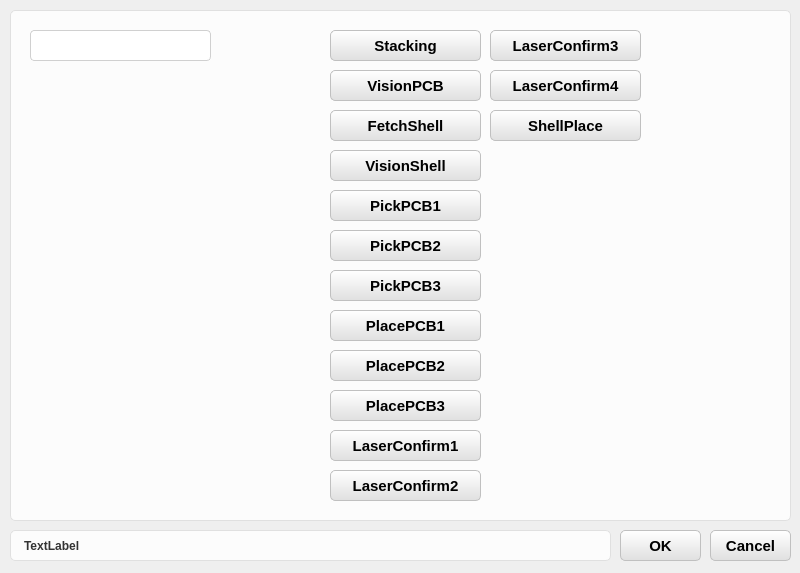
<?xml version="1.0" encoding="UTF-8"?>
<ui version="4.0">
 <class>MotionTestDialog</class>
 <widget class="QDialog" name="MotionTestDialog">
  <property name="geometry">
   <rect>
    <x>0</x>
    <y>0</y>
    <width>800</width>
    <height>573</height>
   </rect>
  </property>
  <property name="windowTitle">
   <string>Dialog</string>
  </property>
  <property name="styleSheet">
   <string notr="true">/* ================== QPushButton &amp; QToolButton 开始 ================== */

/* 按钮默认状态 */
QPushButton, QToolButton {
    border: 1px solid #c0c0c0;      
    background: qlineargradient(x1:0, y1:0, x2:0, y2:1, stop:0 #ffffff, stop:1 #e0e0e0);
    border-radius: 5px; 
    outline: none;                  
    padding: 0px;                   
}

/* 按钮鼠标悬停时 */
QPushButton:hover, QToolButton:hover {
    border: 1px solid #a0a0a0;      
    background: qlineargradient(x1:0, y1:0, x2:0, y2:1, stop:0 #ffffff, stop:1 #d0d0d0);
}

/* 按钮鼠标按下时 */
QPushButton:pressed, QToolButton:pressed {
    border: 1px solid #808080;      
    background: qlineargradient(x1:0, y1:0, x2:0, y2:1, stop:0 #d0d0d0, stop:1 #e0e0e0);
}

/* ================== QLineEdit 开始 ================== */

/* 默认状态 */
QLineEdit {
    background-color: #ffffff;
    border: 1px solid #D0D0D0;     
    border-radius: 4px;            
    padding: 2px 2px;              
    color: #222222;                
    min-height: 20px;              
}

/* 获得焦点时 */
QLineEdit:focus {
    border: 1px solid #007AFF;     
    background-color: #E8F4FF;     
}

/* 禁用状态 */
QLineEdit:disabled {
    background-color: #eef1f5;     
    color: #9aa0a6;                
    border: 1px solid #d3d8e0;     
}

/* ================== QTableWidget 开始 ================== */

QTableWidget {
    background-color: #ffffff;
    border: 1px solid #c8cdd6;
    border-radius: 5px;
    gridline-color: #eef1f5;
    selection-background-color: #eef1f5;
    color: #222222;
}

QTableWidget::item {
    padding: 2px 2px;
}

/* 表头样式（补充了右侧分割线） */
QHeaderView::section {
    background-color: #ffffff;
    border: none;
    border-bottom: 1px solid #c8cdd6;
    border-right: 1px solid #eef1f5; /* ⚠️ 新增：给表头加上右侧分割线，区分不同列 */
    padding: 2px 2px;
    color: #222222;
}

/* ================== QGroupBox 开始 ================== */

QGroupBox {
    border: 1px solid #E0E0E0; 
    border-radius: 5px; 
    background-color: #FCFCFC; 
    margin-top: 10px; /* ⚠️ 新增：给标题留出一点顶部空间 */
	font-weight: bold;
}

/* 分组框标题（补充了左右内边距） */
QGroupBox::title {
    subcontrol-origin: margin;
    subcontrol-position: top left;
    color: #333333;
    background-color: #FCFCFC; 
    padding: 0 5px; /* ⚠️ 新增：左右留出 5px 空间，让遮盖边框的效果更自然，文字不贴边 */
}

/* ================== QLabel 开始 ================== */

QLabel {
    color: #333333;           /* 与 QGroupBox::title 保持一致的深灰色 */
    font-weight: bold;        /* 保持相同的加粗效果（如果是普通文本可去掉这行） */
    background-color: #FCFCFC; /* 与分组框背景色一致 */
    border: 1px solid #E0E0E0; /* 相同的边框颜色和粗细 */
    border-radius: 5px;       /* 相同的圆角 */
    padding: 6px 10px;        /* 适当的内边距，让文字不贴边，视觉上更舒适 */
}

/* ================== QComboBox 开始 ================== */

/* 默认状态 */
QComboBox {
    background-color: #ffffff;
    border: 1px solid #D0D0D0;     
    border-radius: 4px;            
    padding: 2px 2px;              
    color: #222222;                
    min-height: 20px;
	font-weight: bold;             /* 加上这一行，文字就加粗了 */              
}

/* 获得焦点时 */
QComboBox:focus {
    border: 1px solid #007AFF;     
    background-color: #E8F4FF;     
}

/* 禁用状态 */
QComboBox:disabled {
    background-color: #eef1f5;     
    color: #9aa0a6;                
    border: 1px solid #d3d8e0;     
}

/* 右侧下拉按钮区域 */
QComboBox::drop-down {
    width: 16px;
    border-left: 1px solid #D0D0D0;
    border-top-right-radius: 4px;
    border-bottom-right-radius: 4px;
}

/* 使用自定义图片作为下拉箭头 */
QComboBox::down-arrow {
    image: url(:/MachineCore/Icon/fa_0xf107.png); /* 替换为你的资源路径 */
    width: 10px;                        /* 建议设置合适的宽高 */
    height: 10px;
}

</string>
  </property>
  <widget class="QLabel" name="label">
   <property name="geometry">
    <rect>
     <x>10</x>
     <y>530</y>
     <width>601</width>
     <height>31</height>
    </rect>
   </property>
   <property name="text">
    <string>TextLabel</string>
   </property>
  </widget>
  <widget class="QPushButton" name="pushButton_OK">
   <property name="geometry">
    <rect>
     <x>620</x>
     <y>530</y>
     <width>81</width>
     <height>31</height>
    </rect>
   </property>
   <property name="font">
    <font>
     <pointsize>11</pointsize>
     <weight>75</weight>
     <bold>true</bold>
    </font>
   </property>
   <property name="text">
    <string>OK</string>
   </property>
  </widget>
  <widget class="QGroupBox" name="groupBox">
   <property name="geometry">
    <rect>
     <x>10</x>
     <y>0</y>
     <width>781</width>
     <height>521</height>
    </rect>
   </property>
   <property name="title">
    <string/>
   </property>
   <widget class="QLineEdit" name="lineEdit">
    <property name="geometry">
     <rect>
      <x>20</x>
      <y>30</y>
      <width>181</width>
      <height>31</height>
     </rect>
    </property>
   </widget>
   <widget class="QPushButton" name="pushButton_Stacking">
    <property name="geometry">
     <rect>
      <x>320</x>
      <y>30</y>
      <width>151</width>
      <height>31</height>
     </rect>
    </property>
    <property name="font">
     <font>
      <pointsize>11</pointsize>
      <weight>75</weight>
      <bold>true</bold>
     </font>
    </property>
    <property name="text">
     <string>Stacking</string>
    </property>
   </widget>
   <widget class="QPushButton" name="pushButton_VisionPCB">
    <property name="geometry">
     <rect>
      <x>320</x>
      <y>70</y>
      <width>151</width>
      <height>31</height>
     </rect>
    </property>
    <property name="font">
     <font>
      <pointsize>11</pointsize>
      <weight>75</weight>
      <bold>true</bold>
     </font>
    </property>
    <property name="text">
     <string>VisionPCB</string>
    </property>
   </widget>
   <widget class="QPushButton" name="pushButton_FetchShell">
    <property name="geometry">
     <rect>
      <x>320</x>
      <y>110</y>
      <width>151</width>
      <height>31</height>
     </rect>
    </property>
    <property name="font">
     <font>
      <pointsize>11</pointsize>
      <weight>75</weight>
      <bold>true</bold>
     </font>
    </property>
    <property name="text">
     <string>FetchShell</string>
    </property>
   </widget>
   <widget class="QPushButton" name="pushButton_PickPCB1">
    <property name="geometry">
     <rect>
      <x>320</x>
      <y>190</y>
      <width>151</width>
      <height>31</height>
     </rect>
    </property>
    <property name="font">
     <font>
      <pointsize>11</pointsize>
      <weight>75</weight>
      <bold>true</bold>
     </font>
    </property>
    <property name="text">
     <string>PickPCB1</string>
    </property>
   </widget>
   <widget class="QPushButton" name="pushButton_VisionShell">
    <property name="geometry">
     <rect>
      <x>320</x>
      <y>150</y>
      <width>151</width>
      <height>31</height>
     </rect>
    </property>
    <property name="font">
     <font>
      <pointsize>11</pointsize>
      <weight>75</weight>
      <bold>true</bold>
     </font>
    </property>
    <property name="text">
     <string>VisionShell</string>
    </property>
   </widget>
   <widget class="QPushButton" name="pushButton_PickPCB2">
    <property name="geometry">
     <rect>
      <x>320</x>
      <y>230</y>
      <width>151</width>
      <height>31</height>
     </rect>
    </property>
    <property name="font">
     <font>
      <pointsize>11</pointsize>
      <weight>75</weight>
      <bold>true</bold>
     </font>
    </property>
    <property name="text">
     <string>PickPCB2</string>
    </property>
   </widget>
   <widget class="QPushButton" name="pushButton_PlacePCB1">
    <property name="geometry">
     <rect>
      <x>320</x>
      <y>310</y>
      <width>151</width>
      <height>31</height>
     </rect>
    </property>
    <property name="font">
     <font>
      <pointsize>11</pointsize>
      <weight>75</weight>
      <bold>true</bold>
     </font>
    </property>
    <property name="text">
     <string>PlacePCB1</string>
    </property>
   </widget>
   <widget class="QPushButton" name="pushButton_PickPCB3">
    <property name="geometry">
     <rect>
      <x>320</x>
      <y>270</y>
      <width>151</width>
      <height>31</height>
     </rect>
    </property>
    <property name="font">
     <font>
      <pointsize>11</pointsize>
      <weight>75</weight>
      <bold>true</bold>
     </font>
    </property>
    <property name="text">
     <string>PickPCB3</string>
    </property>
   </widget>
   <widget class="QPushButton" name="pushButton_PlacePCB2">
    <property name="geometry">
     <rect>
      <x>320</x>
      <y>350</y>
      <width>151</width>
      <height>31</height>
     </rect>
    </property>
    <property name="font">
     <font>
      <pointsize>11</pointsize>
      <weight>75</weight>
      <bold>true</bold>
     </font>
    </property>
    <property name="text">
     <string>PlacePCB2</string>
    </property>
   </widget>
   <widget class="QPushButton" name="pushButton_LaserConfirm1">
    <property name="geometry">
     <rect>
      <x>320</x>
      <y>430</y>
      <width>151</width>
      <height>31</height>
     </rect>
    </property>
    <property name="font">
     <font>
      <pointsize>11</pointsize>
      <weight>75</weight>
      <bold>true</bold>
     </font>
    </property>
    <property name="text">
     <string>LaserConfirm1</string>
    </property>
   </widget>
   <widget class="QPushButton" name="pushButton_PlacePCB3">
    <property name="geometry">
     <rect>
      <x>320</x>
      <y>390</y>
      <width>151</width>
      <height>31</height>
     </rect>
    </property>
    <property name="font">
     <font>
      <pointsize>11</pointsize>
      <weight>75</weight>
      <bold>true</bold>
     </font>
    </property>
    <property name="text">
     <string>PlacePCB3</string>
    </property>
   </widget>
   <widget class="QPushButton" name="pushButton_LaserConfirm2">
    <property name="geometry">
     <rect>
      <x>320</x>
      <y>470</y>
      <width>151</width>
      <height>31</height>
     </rect>
    </property>
    <property name="font">
     <font>
      <pointsize>11</pointsize>
      <weight>75</weight>
      <bold>true</bold>
     </font>
    </property>
    <property name="text">
     <string>LaserConfirm2</string>
    </property>
   </widget>
   <widget class="QPushButton" name="pushButton_LaserConfirm4">
    <property name="geometry">
     <rect>
      <x>480</x>
      <y>70</y>
      <width>151</width>
      <height>31</height>
     </rect>
    </property>
    <property name="font">
     <font>
      <pointsize>11</pointsize>
      <weight>75</weight>
      <bold>true</bold>
     </font>
    </property>
    <property name="text">
     <string>LaserConfirm4</string>
    </property>
   </widget>
   <widget class="QPushButton" name="pushButton_LaserConfirm3">
    <property name="geometry">
     <rect>
      <x>480</x>
      <y>30</y>
      <width>151</width>
      <height>31</height>
     </rect>
    </property>
    <property name="font">
     <font>
      <pointsize>11</pointsize>
      <weight>75</weight>
      <bold>true</bold>
     </font>
    </property>
    <property name="text">
     <string>LaserConfirm3</string>
    </property>
   </widget>
   <widget class="QPushButton" name="pushButton_ShellPlace">
    <property name="geometry">
     <rect>
      <x>480</x>
      <y>110</y>
      <width>151</width>
      <height>31</height>
     </rect>
    </property>
    <property name="font">
     <font>
      <pointsize>11</pointsize>
      <weight>75</weight>
      <bold>true</bold>
     </font>
    </property>
    <property name="text">
     <string>ShellPlace</string>
    </property>
   </widget>
  </widget>
  <widget class="QPushButton" name="pushButton_Cancel">
   <property name="geometry">
    <rect>
     <x>710</x>
     <y>530</y>
     <width>81</width>
     <height>31</height>
    </rect>
   </property>
   <property name="font">
    <font>
     <pointsize>11</pointsize>
     <weight>75</weight>
     <bold>true</bold>
    </font>
   </property>
   <property name="text">
    <string>Cancel</string>
   </property>
  </widget>
 </widget>
 <resources/>
 <connections/>
</ui>
